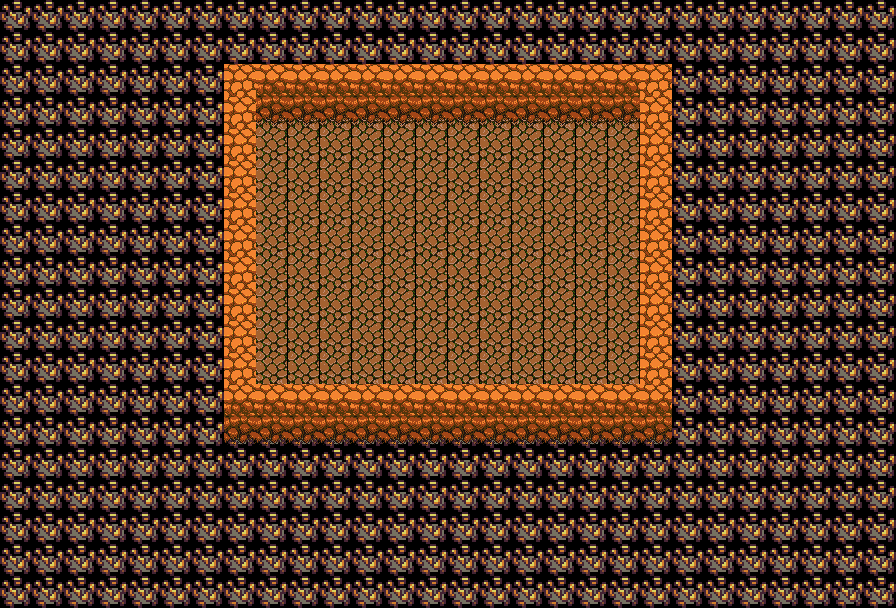

Rendered tile map (Tiled .tmx) drawn with the repository's tilesets; below, a short description and the map source with its tile grids summarised:
An orthogonal 28x19 tile map with 32x32 px tiles, 4 tile layers (Background, Scenery, Walls, Roof) and 7 objects (4x player, 3x object).

<map version="1.0" orientation="orthogonal" width="28" height="19" tilewidth="32" tileheight="32">
 <tileset firstgid="1" name="world" tilewidth="32" tileheight="32">
  <image source="../website/assets/world.png" width="256" height="256" />
 </tileset>
 <layer name="Background" width="28" height="19">
  <data>[532 cells, 532 non-empty, 2 distinct tile ids]</data>
 </layer>
 <layer name="Scenery" width="28" height="19">
  <data>[532 cells, 0 non-empty, 0 distinct tile ids]</data>
 </layer>
 <layer name="Walls" width="28" height="19">
  <data>[532 cells, 72 non-empty, 3 distinct tile ids]</data>
 </layer>
 <objectgroup name="Spawns" width="28" height="19">
  <object name="object" gid="28" x="576" y="192">
   <properties>
    <property name="type" value="boulder" />
   </properties>
  </object>
  <object name="object" gid="25" x="416" y="128">
   <properties>
    <property name="accepts" value="Dwarf" />
    <property name="count" value="4" />
    <property name="id" value="finish" />
    <property name="type" value="exit" />
   </properties>
  </object>
  <object name="player" gid="58" x="288" y="352">
   <properties>
    <property name="id" value="1" />
   </properties>
  </object>
  <object name="player" gid="59" x="576" y="352">
   <properties>
    <property name="id" value="4" />
   </properties>
  </object>
  <object name="player" gid="60" x="480" y="352">
   <properties>
    <property name="id" value="3" />
   </properties>
  </object>
  <object name="player" gid="61" x="384" y="352">
   <properties>
    <property name="id" value="2" />
   </properties>
  </object>
  <object name="object" gid="28" x="288" y="192">
   <properties>
    <property name="type" value="boulder" />
   </properties>
  </object>
 </objectgroup>
 <layer name="Roof" width="28" height="19">
  <data>[532 cells, 0 non-empty, 0 distinct tile ids]</data>
 </layer>
</map>